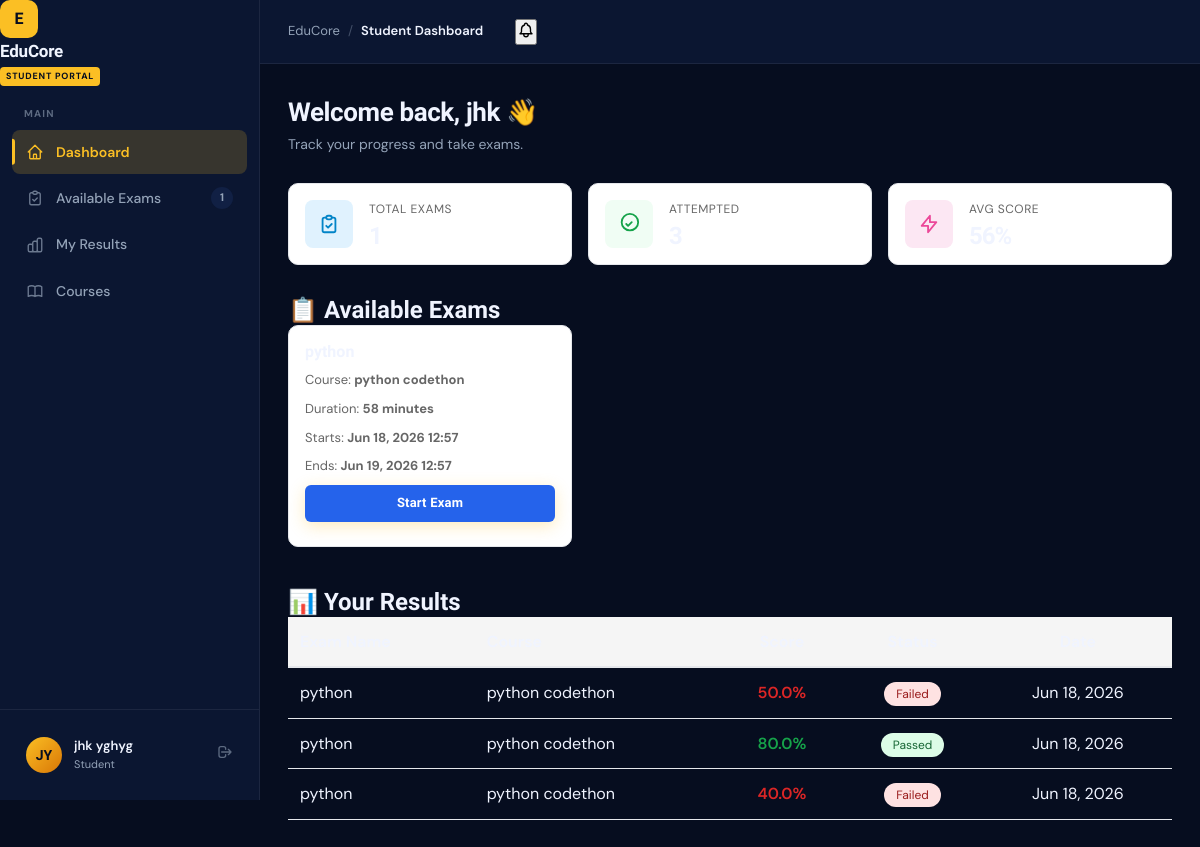
Screenshot of /student-dashboard/ (signed in) with the database file from the repository.
### accounts/models.py (models this page shows, shortened)
class Exam(models.Model):
    course           = models.ForeignKey(Course, on_delete=models.CASCADE, related_name='exams')
    title            = models.CharField(max_length=200)
    duration_minutes = models.IntegerField(default=60)
    start_time       = models.DateTimeField(null=True, blank=True)
    end_time         = models.DateTimeField(null=True, blank=True)
    published        = models.BooleanField(default=True)
    created_at       = models.DateTimeField(auto_now_add=True)

class Course(models.Model):
    title      = models.CharField(max_length=200)
    instructor = models.CharField(max_length=100)
    students   = models.IntegerField(default=0)
    lessons    = models.IntegerField(default=0)
    completed  = models.IntegerField(default=0)  # completed lessons
    status     = models.CharField(max_length=20, default='active')
    content    = models.TextField(blank=True, null=True)
    pdf        = models.FileField(upload_to='course_pdfs/', blank=True, null=True)

class Result(models.Model):
    user         = models.ForeignKey(User, on_delete=models.CASCADE)
    exam         = models.ForeignKey(Exam, on_delete=models.CASCADE)
    score        = models.FloatField()
    completed_at = models.DateTimeField(auto_now_add=True)

### accounts/views.py (the view)
# urls.py: path('student-dashboard/', views.student_dashboard, name='student_dashboard'),
def student_dashboard(request):
    if not request.user.is_authenticated:
        return redirect('login')
    if request.user.is_staff:
        return redirect('admin_dashboard')
    try:
        now = timezone.now()
        exams = Exam.objects.select_related('course').filter(
            published=True,
        ).order_by('-created_at')
        student_results = Result.objects.filter(user=request.user).select_related('exam', 'exam__course')
        total_exams = exams.count()
        attempted_exams = student_results.count()
        avg_score = int(student_results.aggregate(avg_score=Avg('score'))['avg_score'] or 0)
    except OperationalError:
        exams = []
        student_results = []
        total_exams = 0
        attempted_exams = 0
        avg_score = 0
        now = timezone.now()
    return render(request, 'student_dashboard.html', {
        'page_title': 'My Dashboard',
        'page_subtitle': 'Track your progress and take exams.',
        'total_exams': total_exams,
        'attempted_exams': attempted_exams,
        'avg_score': avg_score,
        'exams': exams,
        'results': student_results,
        'now': now,
    })

### templates/student_dashboard.html (shortened to what this page needs)
{% load static %}
<!DOCTYPE html>
<html lang="en">
<head>
  <link rel="stylesheet" href="{% static 'css/style.css' %}" />
</head>
<body>
<div class="dashboard-root">
  <aside class="sidebar">
    <div class="sidebar__logo">
      <div class="sidebar__logo-icon">E</div>
      <div>
        <div class="sidebar__logo-name">EduCore</div>
        <span class="sidebar__logo-badge">Student Portal</span>
      </div>
    </div>
    <nav class="sidebar__nav">
      <div class="nav-section">
        <p class="nav-section__label">Main</p>
        <a href="{% url 'dashboard_view' %}" class="nav-item active">
          Dashboard
        </a>
        <a href="{% url 'exams' %}" class="nav-item">
          <svg xmlns="http://www.w3.org/2000/svg" fill="none" viewBox="0 0 24 24" stroke="currentColor" stroke-width="1.8">
            <path stroke-linecap="round" stroke-linejoin="round" d="M9 5H7a2 2 0 00-2 2v12a2 2 0 002 2h10a2 2 0 002-2V7a2 2 0 00-2-2h-2M9 5a2 2 0 002 2h2a2 2 0 002-2M9 5a2 2 0 012-2h2a2 2 0 012 2m-6 9l2 2 4-4"/>
          </svg>
          Available Exams
          <span class="nav-badge">{{ total_exams|default:"0" }}</span>
        </a>
        <a href="{% url 'results' %}" class="nav-item">
          My Results
        </a>
        <a href="{% url 'courses' %}" class="nav-item">
          Courses
        </a>
      </div>
    </nav>
    <div class="sidebar__footer">
      <div class="sidebar__user">
        <div class="user-avatar">
          {{ request.user.first_name|first|upper }}{{ request.user.last_name|first|upper|default:request.user.username|first|upper }}
        </div>
        <div class="sidebar__user-info" style="flex: 1; overflow: hidden;">
          <div class="sidebar__user-name">{{ request.user.get_full_name|default:request.user.username }}</div>
          <div class="sidebar__user-role">Student</div>
        </div>
        <div class="sidebar__user-action">
          <a href="{% url 'logout_view' %}" title="Logout" style="color: var(--text-muted); transition: color 0.2s;">
            <svg xmlns="http://www.w3.org/2000/svg" fill="none" viewBox="0 0 24 24" stroke="currentColor" stroke-width="2" width="18" height="18">
              <path stroke-linecap="round" stroke-linejoin="round" d="M17 16l4-4m0 0l-4-4m4 4H7m6 4v1a3 3 0 01-3 3H6a3 3 0 01-3-3V7a3 3 0 013-3h4a3 3 0 013 3v1"/>
            </svg>
          </a>
        </div>
      </div>
    </div>
  </aside>
  <div class="main-area">
    <header class="topbar">
      <div class="topbar__breadcrumb">
        <span>EduCore</span>
        <span class="sep">/</span>
        <span>Student Dashboard</span>
      </div>
      <div class="topbar__actions">
        <button class="topbar__action" onclick="alert('Notifications')">
        </button>
      </div>
    </header>
    <div class="content">
      <div class="content__header">
        <div>
          <h1 class="content__title">Welcome back, {{ request.user.first_name|default:"Student" }} 👋</h1>
          <p class="content__subtitle">{{ page_subtitle }}</p>
        </div>
      </div>
      <div class="stats-grid">
        <div class="stat-card">
          <div class="stat-card__icon" style="background: #e0f2fe;">
          </div>
          <div class="stat-card__content">
            <p class="stat-card__label">Total Exams</p>
            <p class="stat-card__value">{{ total_exams|default:"0" }}</p>
          </div>
        </div>
        <div class="stat-card">
          <div class="stat-card__icon" style="background: #f0fdf4;">
            <svg xmlns="http://www.w3.org/2000/svg" fill="none" viewBox="0 0 24 24" stroke="currentColor" stroke-width="2" width="24" height="24" style="color: #16a34a;">
              <path stroke-linecap="round" stroke-linejoin="round" d="M9 12l2 2 4-4m7 0a9 9 0 11-18 0 9 9 0 0118 0z"/>
            </svg>
          </div>
          <div class="stat-card__content">
            <p class="stat-card__label">Attempted</p>
            <p class="stat-card__value">{{ attempted_exams|default:"0" }}</p>
          </div>
        </div>
        <div class="stat-card">
          <div class="stat-card__icon" style="background: #fce7f3;">
            <svg xmlns="http://www.w3.org/2000/svg" fill="none" viewBox="0 0 24 24" stroke="currentColor" stroke-width="2" width="24" height="24" style="color: #ec4899;">
              <path stroke-linecap="round" stroke-linejoin="round" d="M13 10V3L4 14h7v7l9-11h-7z"/>
            </svg>
          </div>
          <div class="stat-card__content">
            <p class="stat-card__label">Avg Score</p>
            <p class="stat-card__value">{{ avg_score|default:"0" }}%</p>
          </div>
        </div>
      </div>
      <div class="section">
        <h2 class="section__title">📋 Available Exams</h2>
        {% if exams %}
          <div style="display: grid; grid-template-columns: repeat(auto-fill, minmax(280px, 1fr)); gap: 16px;">
            {% for exam in exams %}
              <div style="border: 1px solid #e5e7eb; border-radius: 10px; padding: 16px; background: white;">
                <h3 style="margin: 0 0 8px 0; font-size: 16px; font-weight: 600;">{{ exam.title }}</h3>
                <p style="margin: 0 0 8px 0; font-size: 13px; color: #666;">
                  {% if exam.course %}
                    Course: <strong>{{ exam.course.title }}</strong>
                  {% else %}
                    No course assigned
                  {% endif %}
                </p>
                <p style="margin: 0 0 8px 0; font-size: 13px; color: #666;">
                  Duration: <strong>{{ exam.duration_minutes|default:"60" }} minutes</strong>
                </p>
                <p style="margin: 0 0 8px 0; font-size: 13px; color: #666;">
                  {% if exam.start_time %}
                    Starts: <strong>{{ exam.start_time|date:'M d, Y H:i' }}</strong>
                  {% else %}
                    Starts: <strong>Anytime</strong>
                  {% endif %}
                </p>
                <p style="margin: 0 0 8px 0; font-size: 13px; color: #666;">
                  {% if exam.end_time %}
                    Ends: <strong>{{ exam.end_time|date:'M d, Y H:i' }}</strong>
                  {% else %}
                    Ends: <strong>Open</strong>
                  {% endif %}
                </p>
                {% if exam.start_time and exam.start_time > now %}
                  <button class="btn btn-secondary" style="width: 100%; padding: 8px 16px; border-radius: 6px; background: #64748b; color: white; cursor: not-allowed; font-size: 13px;">Starts Later</button>
                {% elif exam.end_time and exam.end_time < now %}
                  <button class="btn btn-secondary" style="width: 100%; padding: 8px 16px; border-radius: 6px; background: #64748b; color: white; cursor: not-allowed; font-size: 13px;">Exam Finished</button>
                {% else %}
                  <a href="{% url 'take_exam' exam.id %}" class="btn btn-primary" style="display: inline-block; padding: 8px 16px; text-decoration: none; border-radius: 6px; background: #2563eb; color: white; font-size: 13px; text-align: center; width: 100%; box-sizing: border-box;">
                    Start Exam
                  </a>
                {% endif %}
              </div>
            {% endfor %}
          </div>
        {% else %}
          <p style="text-align: center; color: #666; padding: 40px 20px;">
            No exams available yet. Check back soon!
          </p>
        {% endif %}
      </div>
      {% if results %}
        <div class="section" style="margin-top: 40px;">
          <h2 class="section__title">📊 Your Results</h2>
          <div style="overflow-x: auto;">
            <table style="width: 100%; border-collapse: collapse;">
              <thead>
                <tr style="background: #f5f5f5; border-bottom: 2px solid #e5e7eb;">
                  <th style="padding: 12px; text-align: left; font-weight: 600;">Exam Name</th>
                  <th style="padding: 12px; text-align: left; font-weight: 600;">Course</th>
                  <th style="padding: 12px; text-align: center; font-weight: 600;">Score</th>
                  <th style="padding: 12px; text-align: center; font-weight: 600;">Status</th>
                  <th style="padding: 12px; text-align: center; font-weight: 600;">Date</th>
                </tr>
              </thead>
              <tbody>
                {% for result in results %}
                  <tr style="border-bottom: 1px solid #e5e7eb;">
                    <td style="padding: 12px;">{{ result.exam.title }}</td>
                    <td style="padding: 12px;">
                      {% if result.exam.course %}
                        {{ result.exam.course.title }}
                      {% else %}
                        -
                      {% endif %}
                    </td>
                    <td style="padding: 12px; text-align: center; font-weight: 600; color: {% if result.score >= 70 %}#16a34a{% else %}#dc2626{% endif %};">
                      {{ result.score|default:"0" }}%
                    </td>
                    <td style="padding: 12px; text-align: center;">
                      <span style="padding: 4px 12px; border-radius: 20px; font-size: 12px; {% if result.score >= 70 %}background: #dcfce7; color: #166534;{% else %}background: #fee2e2; color: #991b1b;{% endif %}">
                        {% if result.score >= 70 %}Passed{% else %}Failed{% endif %}
                      </span>
                    </td>
                    <td style="padding: 12px; text-align: center;">
                      {% if result.completed_at %}
                        {{ result.completed_at|date:"M d, Y" }}
                      {% else %}
                        In Progress
                      {% endif %}
                    </td>
                  </tr>
                {% endfor %}
              </tbody>
            </table>
          </div>
        </div>
      {% endif %}
    </div>
  </div>
</div>
</body>
</html>

### templates/student_dashboard.html (style rules this page uses)
.stats-grid { display: grid; grid-template-columns: repeat(auto-fit, minmax(220px, 1fr)); gap: 16px; margin-bottom: 30px; }
.stat-card { display: flex; align-items: center; gap: 16px; padding: 16px; background: white; border: 1px solid #e5e7eb; border-radius: 10px; }
.stat-card__icon { width: 48px; height: 48px; border-radius: 8px; display: flex; align-items: center; justify-content: center; }
.stat-card__content { flex: 1; }
.stat-card__label { margin: 0; font-size: 12px; color: #666; text-transform: uppercase; letter-spacing: 0.5px; }
.stat-card__value { margin: 5px 0 0 0; font-size: 24px; font-weight: 700; }

### rows the page displays
Exam: course "python codethon", duration_minutes "58", start_time "Jun 18, 2026 12:57", end_time "Jun 19, 2026 12:57", shows "Start Exam"
Result: exam "python", exam.course "python codethon", score "50.0", shows "Failed", completed_at "Jun 18, 2026"
Result: exam "python", exam.course "python codethon", score "80.0", shows "Passed", completed_at "Jun 18, 2026"
Result: exam "python", exam.course "python codethon", score "40.0", shows "Failed", completed_at "Jun 18, 2026"

### other values shown
{{ total_exams|default:"0" }} "1"
{{ request.user.first_name|first|upper }} "J"
{{ request.user.get_full_name|default:request.user.username }} "jhk yghyg"
{{ request.user.first_name|default:"Student" }} "jhk"
{{ page_subtitle }} "Track your progress and take exams."
